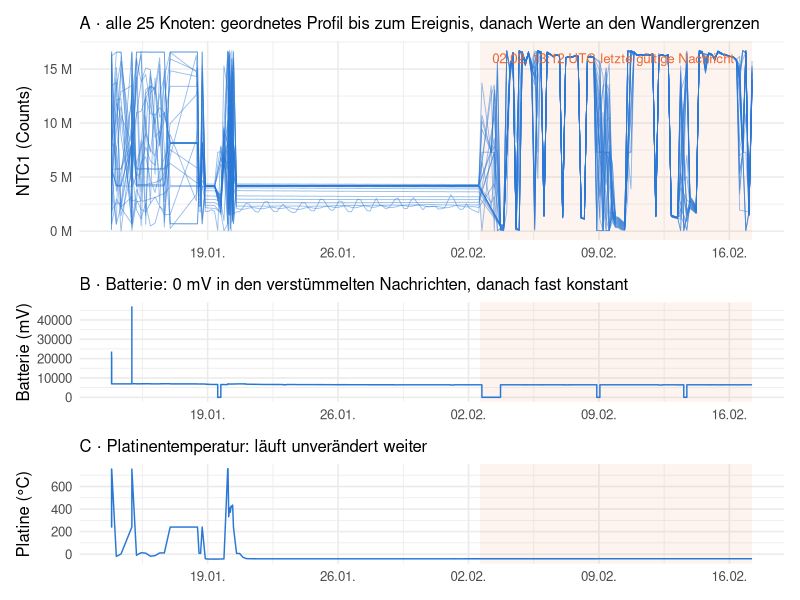
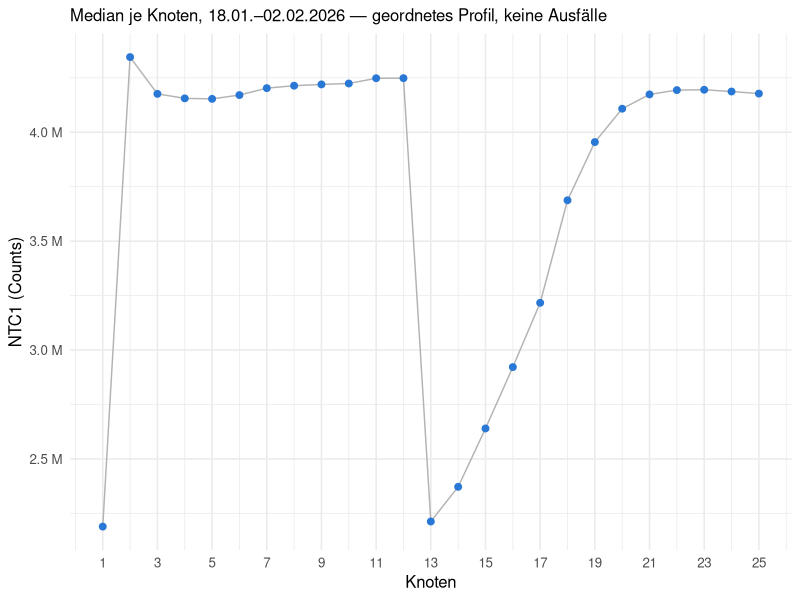

R code for these plots, in order:
## ---- chunk 1
library(readr); library(dplyr); library(tidyr); library(lubridate)
library(ggplot2); library(patchwork)

raw <- read_csv("./data/messages-1781290180297_old.csv", show_col_types = FALSE) |>
  filter(grepl("231708", Device)) |>
  transmute(recv = dmy_hms(`Date Time (UTC)`, tz = "UTC"),
            nbytes = `Length (Bytes)`, hex = Payload) |>
  arrange(recv)

hx <- function(h, from, n) strtoi(substr(h, from, from + n - 1L), 16L)   # 1-basiert, in Hex-Zeichen
u24 <- function(h, from) strtoi(substr(h, from, from + 5L), 16L)

# Format ab 14.01.: 209 B ohne Trenner = 4 B Zeit + 3 B ADC-Temp
# + 25 Knoten x (NTC1 3 B, GND 2 B, Druck 3 B) + 2 B Batterie.
NODES <- 25L
msg <- raw |> mutate(
  t_int   = as_datetime(hx(hex, 1, 8)),
  adc_C   = 6.101e-5 * u24(hex, 9) - 256.6,
  bat_mV  = strtoi(substr(hex, nchar(hex) - 3L, nchar(hex)), 16L),
  sep     = lengths(regmatches(hex, gregexpr("7c", hex, ignore.case = TRUE))))

ntc <- function(h) {
  if (nchar(h) < 40) return(rep(NA_real_, NODES))
  sapply(seq_len(NODES), function(k) {
    p <- 15L + (k - 1L) * 16L                      # 7 B Kopf = 14 Hex-Zeichen
    if (p + 5L > nchar(h) - 4L) NA_real_ else u24(h, p) })
}
nodes <- do.call(rbind, lapply(msg$hex, ntc))
colnames(nodes) <- paste0("n", seq_len(NODES))
msg <- bind_cols(msg, as_tibble(nodes))
long <- msg |> select(recv, nbytes, bat_mV, num_range("n", 1:NODES)) |>
  pivot_longer(num_range("n", 1:NODES), names_to = "node", values_to = "counts") |>
  mutate(node = as.integer(sub("n", "", node)))
EVENT <- as_datetime("2026-02-02 15:00:00")
## ---- chunk 2
pre  <- long |> filter(recv < EVENT, nbytes == 209)
post <- long |> filter(recv > as_datetime("2026-02-04"), nbytes > 150)
spread <- function(d) d |> group_by(recv) |> summarise(rs = (max(counts, na.rm=TRUE)-min(counts, na.rm=TRUE))/
                                                            median(counts, na.rm=TRUE), .groups="drop")
cat(sprintf("- **Bis 02.02.2026 13:12 UTC arbeitete die Kette vollständig.** Alle %d Knoten liefern in den 209-B-Nachrichten Werte, die als Tiefenprofil geordnet sind (Median %s–%s Counts, geordnet nach Tiefe); relative Spannweite je Nachricht %.0f %%.\n",
  NODES, format(round(min(pre |> group_by(node) |> summarise(m=median(counts,na.rm=TRUE)) |> pull(m))), big.mark="."),
  format(round(max(pre |> group_by(node) |> summarise(m=median(counts,na.rm=TRUE)) |> pull(m))), big.mark="."),
  100*median(spread(pre)$rs)))
cat(sprintf("- **Zwischen 13:12 und 17:13 UTC am 02.02.2026 bricht es ab.** Die folgenden sechs Nachrichten sind auf 10–133 B verstümmelt und melden **Batterie = 0 mV**.\n"))
cat(sprintf("- **Ab 03.02.2026 17:12 UTC senden Kopf und Modem wieder vollständig** (209 B, Batterie %d–%d mV), aber die Knotenwerte sind unbrauchbar: relative Spannweite %.0f %%, Werte an den Wandlergrenzen statt im Messbereich.\n",
  min(post$bat_mV, na.rm=TRUE), max(post$bat_mV, na.rm=TRUE), 100*median(spread(post)$rs)))
cat(sprintf("- **Die Elektronik selbst blieb intakt.** Zeitstempel, Batteriemessung und die Platinentemperatur laufen weiter: %.2f °C am 02.02., %.2f °C am 17.02. — eine glatte Drift von %.2f K über zwei Wochen.\n",
  msg$adc_C[max(which(msg$recv < EVENT))], tail(msg$adc_C,1),
  tail(msg$adc_C,1) - msg$adc_C[max(which(msg$recv < EVENT))]))
cat("- head03 und head04 sendeten am 02./03.02.2026 unauffällig weiter; das Ereignis betrifft nur head02.\n")
## ---- chunk 3
p1 <- ggplot(long |> filter(!is.na(counts)), aes(recv, counts, group = node)) +
  annotate("rect", xmin = EVENT, xmax = max(long$recv), ymin = -Inf, ymax = Inf,
           fill = "#eb6834", alpha = 0.08) +
  geom_line(colour = "#2a78d6", alpha = 0.5, linewidth = 0.3) +
  annotate("text", x = EVENT, y = 1.6e7, hjust = -0.05, size = 3.4, colour = "#eb6834",
           label = "02.02. 13:12 UTC letzte gültige Nachricht") +
  scale_y_continuous("NTC1 (Counts)", labels = scales::label_number(scale = 1e-6, suffix = " M")) +
  scale_x_datetime(NULL, date_breaks = "1 week", date_labels = "%d.%m.") +
  labs(subtitle = "A · alle 25 Knoten: geordnetes Profil bis zum Ereignis, danach Werte an den Wandlergrenzen") +
  theme_minimal(base_size = 12)

p2 <- ggplot(msg, aes(recv)) +
  annotate("rect", xmin = EVENT, xmax = max(msg$recv), ymin = -Inf, ymax = Inf,
           fill = "#eb6834", alpha = 0.08) +
  geom_step(aes(y = bat_mV), colour = "#2a78d6", linewidth = 0.5) +
  scale_y_continuous("Batterie (mV)") +
  scale_x_datetime(NULL, date_breaks = "1 week", date_labels = "%d.%m.") +
  labs(subtitle = "B · Batterie: 0 mV in den verstümmelten Nachrichten, danach fast konstant") +
  theme_minimal(base_size = 12)

p3 <- ggplot(msg, aes(recv, adc_C)) +
  annotate("rect", xmin = EVENT, xmax = max(msg$recv), ymin = -Inf, ymax = Inf,
           fill = "#eb6834", alpha = 0.08) +
  geom_line(colour = "#2a78d6", linewidth = 0.5) +
  scale_y_continuous("Platine (°C)") +
  scale_x_datetime(NULL, date_breaks = "1 week", date_labels = "%d.%m.") +
  labs(subtitle = "C · Platinentemperatur: läuft unverändert weiter") +
  theme_minimal(base_size = 12)

p1 / p2 / p3 + plot_layout(heights = c(2, 1, 1))
## ---- chunk 4
pre_prof <- long |> filter(recv < EVENT, nbytes == 209) |>
  group_by(node) |> summarise(counts = median(counts, na.rm = TRUE), .groups = "drop")
ggplot(pre_prof, aes(node, counts)) +
  geom_line(colour = "grey70") + geom_point(colour = "#2a78d6", size = 2) +
  scale_y_continuous("NTC1 (Counts)", labels = scales::label_number(scale = 1e-6, suffix = " M")) +
  scale_x_continuous("Knoten", breaks = seq(1, 25, 2)) +
  labs(subtitle = "Median je Knoten, 18.01.–02.02.2026 — geordnetes Profil, keine Ausfälle") +
  theme_minimal(base_size = 12)
